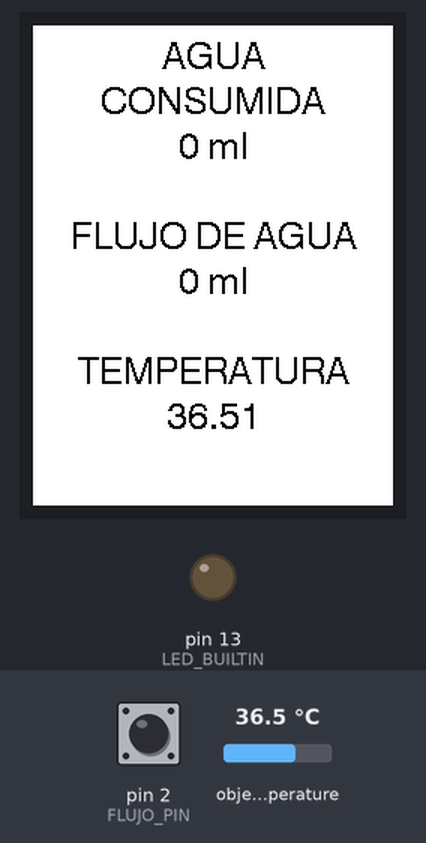
Simulated run of this sketch. Board: Arduino Uno, built with avr-gcc and run on an emulated ATmega328P. Shown: 240×320 colour display, output pins drawn as LEDs (lit = HIGH). The test bench sets the inputs (shaded band); at power-on: object temperature 36.5 °C, pin 2 (FLUJO_PIN) HIGH. What the sketch prints to the serial monitor is not drawn.

Above: at 1.5 s.
2.1 s: object temperature set to 20 °C
At 2.7 s:
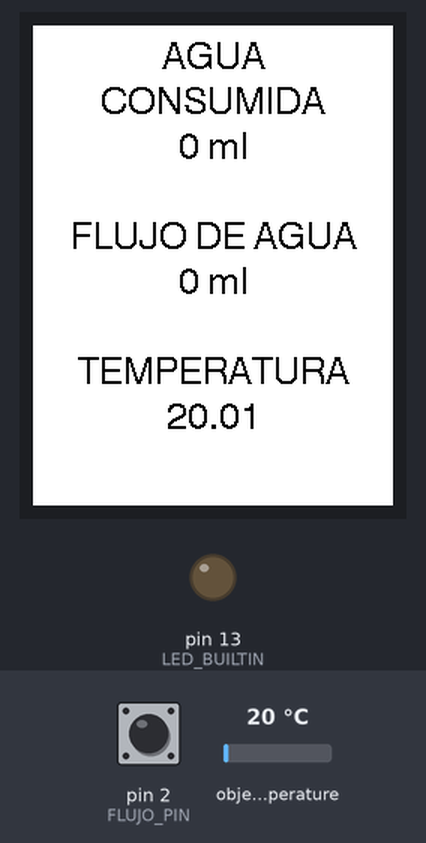
3.7 s: pin 2 (FLUJO_PIN) pulled LOW for 1.05 s
At 6.1 s:
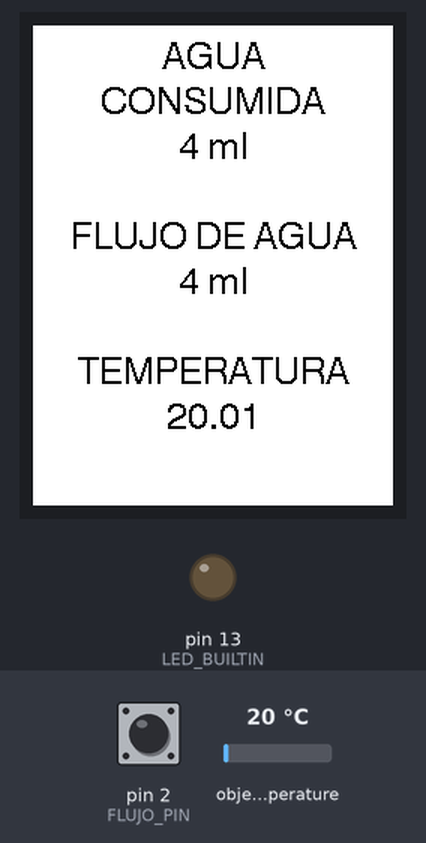
7.1 s: object temperature set to 26 °C
At 7.7 s:
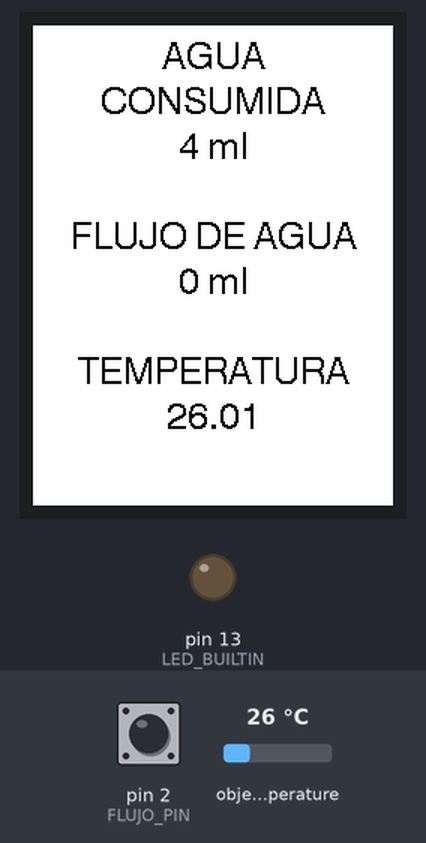
8.8 s: pin 2 (FLUJO_PIN) pulled LOW for 1.05 s
At 11.1 s:
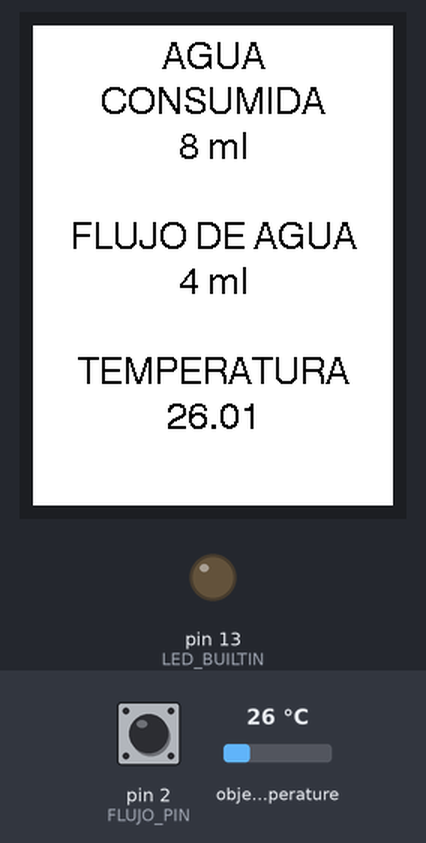
12.2 s: object temperature set to 32 °C
At 12.8 s:
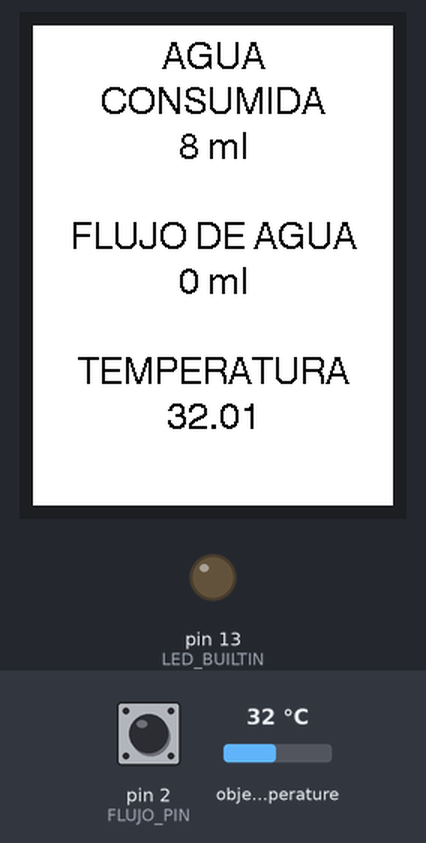
Timing chart, 0 to 14.9 s (numbered marks = the images above; inputs shaded):
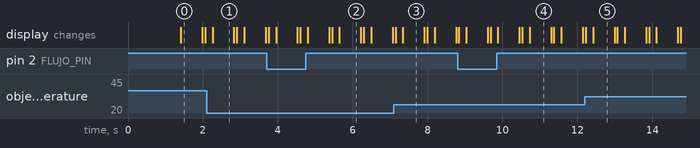

Measured:
- what the display in image 0 shows lasts 0.6 s, from 1.4 s to 2.0 s

The sketch:

SmartShower_prueba.ino
```cpp
/*
 Display all the fonts.

 This sketch uses the GLCD (font 1) and fonts 2, 4, 6, 7, 8

 Sugested TFT connections for UNO and Atmega328 based boards
   sclk 13  // Don't change, this is the hardware SPI SCLK line
   mosi 11  // Don't change, this is the hardware SPI MOSI line
   cs   10  // Chip select for TFT display
   dc   9   // Data/command line
   rst  7   // Reset, you could connect this to the Arduino reset pin

  #########################################################################
  ###### DON'T FORGET TO UPDATE THE User_Setup.h FILE IN THE LIBRARY ######
  ######       TO SELECT THE FONTS AND PINS YOU USE, SEE ABOVE       ######
  #########################################################################
 */

// New background colour
#define TFT_BROWN 0x38E0

//Includes
#include <Wire.h>
#include <Adafruit_MLX90614.h>
#include <TFT_ILI9341.h>
#include <SPI.h>
#include <MsTimer2.h>


//DEFINITIONS
#define FLUJO_PIN             2
#define TEMP_PIN              3
#define drawTime              60000 //tiempo [ms] entre duchas
#define calibrationFactor     7

//hardware
TFT_ILI9341 tft = TFT_ILI9341();
Adafruit_MLX90614 mlx = Adafruit_MLX90614();

//Software
int                     totalAgua = 0;
bool                    flag_erase = false;
volatile byte           pulseCount;
float                   flowRate;
unsigned long           flowMilliLitres;
unsigned long           totalMilliLitres;
unsigned long           oldTime;
unsigned long           currentTime;

//funcion para manejar interrupcion de sensor
void pulseCounter(){
  pulseCount++;
}

//funcion timer que guarda el total de agua por un tiempo t y lo borra despues de ese tiempo
void saveTotal(){
  if( totalMilliLitres - totalAgua > 100 ){
    totalAgua = totalMilliLitres;
  } else {
    totalAgua = 0;
    totalMilliLitres = 0;
  }
}

char tMl[6+3];
char fMl[5+3];
char T[3+3];
void escribirAgua(){
    String totalMl = String(totalMilliLitres)+ " ml";
    String flujoMl = String(flowMilliLitres)+ " ml";
    String temp = String(mlx.readObjectTempC())+ " *C";
    totalMl.toCharArray(tMl, 6+3);
    flujoMl.toCharArray(fMl, 5+3);
    temp.toCharArray(T, 3+3);

    tft.drawCentreString(tMl, 120, 70, 4);
    tft.drawCentreString(fMl, 120, 160, 4);
    tft.drawCentreString(T, 120, 250, 4);
}

void borrarAgua(){
    tft.drawCentreString("                          ", 120, 70, 4);
    tft.drawCentreString("                          ", 120, 160, 4);
    tft.drawCentreString("                          ", 120, 250, 4);
}

void flash(){
  tft.drawCentreString("                          ", 120, 70, 4);
  tft.drawCentreString("0", 120, 70, 4);
}

void setup(void) {

  Serial.begin(9600);
  mlx.begin();
  tft.init();

  MsTimer2::set(drawTime, saveTotal); // 10000ms period
  MsTimer2::start();

  tft.setRotation(2);
  tft.setTextColor(TFT_BLACK, TFT_WHITE);
  tft.fillScreen(TFT_WHITE);
  tft.setTextSize(1);

  tft.drawCentreString("AGUA", 120, 10, 4);
  tft.drawCentreString("CONSUMIDA", 120, 40, 4);

  tft.drawCentreString("FLUJO DE AGUA", 120, 130, 4);
  tft.drawCentreString("TEMPERATURA", 120, 220, 4);

  pinMode(FLUJO_PIN, INPUT_PULLUP);
  pinMode(LED_BUILTIN, OUTPUT);
  digitalWrite(LED_BUILTIN, LOW);

  pulseCount        = 0;
  flowRate          = 0.0;
  flowMilliLitres   = 0;
  totalMilliLitres  = 0;
  oldTime           = millis();

  //timer1.attach(60 /*segundos */,saveTotal);
  attachInterrupt(digitalPinToInterrupt(FLUJO_PIN), pulseCounter, RISING);
}

void printFlujo(){
  Serial.print("Flow rate: ");
  Serial.print(int(flowRate));  // Print the integer part of the variable
  Serial.print(".");             // Print the decimal point
  // Determine the fractional part. The 10 multiplier gives us 1 decimal place.
  unsigned int frac;
  frac = (flowRate - int(flowRate)) * 10;
  Serial.print(frac, DEC) ;      // Print the fractional part of the variable
  Serial.print("L/min");
  // Print the number of litres flowed in this second
  Serial.print("  Current Liquid Flowing: ");             // Output separator
  Serial.print(flowMilliLitres);
  Serial.print("mL/Sec");

  // Print the cumulative total of litres flowed since starting
  Serial.print("  Output Liquid Quantity: ");             // Output separator
  Serial.print(totalMilliLitres);
  Serial.println("mL");
}

void loop()
{
  currentTime = millis();
  if((currentTime - oldTime) > 500)    // Only process counters once per second
  {
    detachInterrupt(FLUJO_PIN);
    flowRate = ((1000.0 / (currentTime - oldTime)) * pulseCount) / calibrationFactor;
    flowMilliLitres = (flowRate / 60) * 1000;
    totalMilliLitres += flowMilliLitres;

    printFlujo();
    // Reset the pulse counter so we can start incrementing again
    pulseCount = 0;
    borrarAgua();
    escribirAgua();

    attachInterrupt(digitalPinToInterrupt(FLUJO_PIN), pulseCounter, RISING);
    oldTime = millis();
  }
}
```
